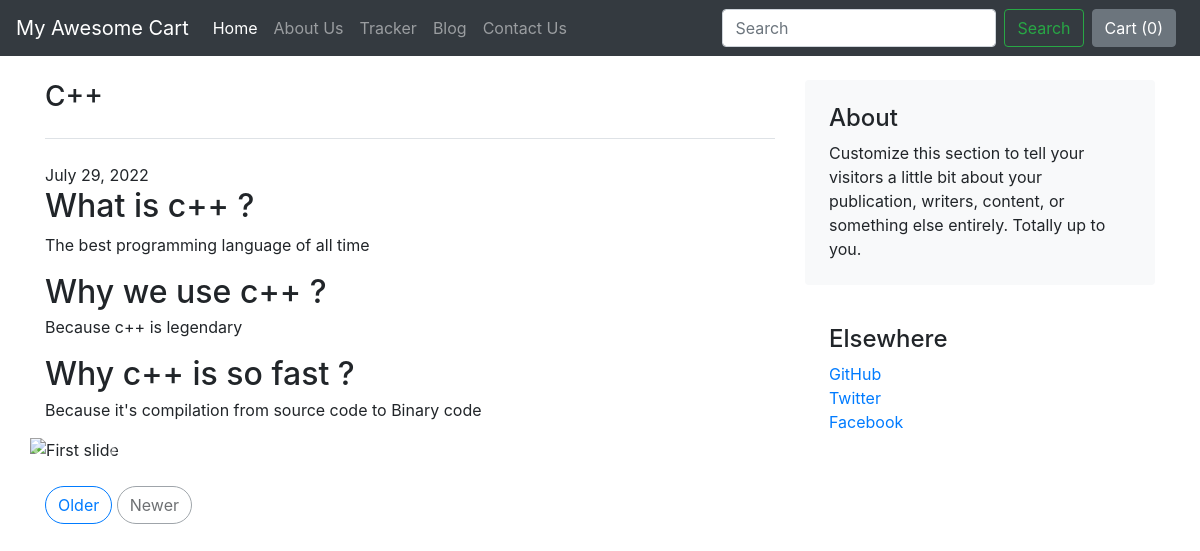
The app's page /blog/blogpost/4 with its own data.
### blog/models.py (models this page shows)
class Blogpost(models.Model):
    post_id = models.AutoField(primary_key=True)
    title = models.CharField(max_length=50)
    head0 = models.CharField(max_length=500, default="")
    head_content0 = models.CharField(max_length=5000, default="")
    head1 = models.CharField(max_length=500, default="")
    head_content1 = models.CharField(max_length=5000, default="")
    head2 = models.CharField(max_length=500, default="")
    head_content2 = models.CharField(max_length=5000, default="")
    pub_date = models.DateField()
    thumbnail = models.ImageField(upload_to='blog/images', default="")
    def __str__(self):
        return self.title

### blog/views.py (the view)
# urls.py: path('blogpost/<int:id>', views.blogpost, name='blogHome')
def blogpost(request, id):
    post = Blogpost.objects.filter(post_id = id)[0]
    print("post = ", post)
    return render(request, 'blog/blogpost.html', {'post': post})

### blog/templates/blog/blogpost.html (shortened to what this page needs)
{% extends 'blog/basic.html' %}
{% block body %}
<div class="container my-4">
    <div class="row g-5" bis_skin_checked="1">
        <div class="col-md-8" bis_skin_checked="1">
            <h3 class="pb-4 mb-4 fst-italic border-bottom">
                {{post.title}}
            </h3>
            <span>{{post.pub_date}}</span>
            <article class="blog-post">
                <h2>{{post.head0}}</h2>
                <p>{{post.head_content0}}</p>
            </article>
            <article class="blog-post">
                <h2 class="blog-post-title mb-1">{{post.head1}}</h2>
                <p>{{post.head_content1}}</p>
            </article>
            <article class="blog-post">
                <h2 class="blog-post-title mb-1">{{post.head2}}</h2>
                <p>{{post.head_content2}}</p>
            </article>
            <div class="row">
                <div id="carouselExampleControls" class="carousel slide" data-ride="carousel">
                    <div class="carousel-inner">
                      <div class="carousel-item active">
                        <img class="d-block w-100" src="..." alt="First slide">
                      </div>
                    </div>
                    <a class="carousel-control-prev" href="#carouselExampleControls" role="button" data-slide="prev">
                      <span class="carousel-control-prev-icon" aria-hidden="true"></span>
                    </a>
                    <a class="carousel-control-next" href="#carouselExampleControls" role="button" data-slide="next">
                      <span class="carousel-control-next-icon" aria-hidden="true"></span>
                    </a>
                  </div>
            </div>
            <nav class="blog-pagination mt-4" aria-label="Pagination">
                <a class="btn btn-outline-primary rounded-pill" href="#">Older</a>
                <a class="btn btn-outline-secondary rounded-pill disabled">Newer</a>
            </nav>
        </div>
        <div class="col-md-4" bis_skin_checked="1">
            <div class="position-sticky" style="top: 2rem;" bis_skin_checked="1">
                <div class="p-4 mb-3 bg-light rounded" bis_skin_checked="1">
                    <h4 class="fst-italic">About</h4>
                    <p class="mb-0">Customize this section to tell your visitors a little bit about your publication,
                        writers, content, or something else entirely. Totally up to you.</p>
                </div>
                <div class="p-4" bis_skin_checked="1">
                    <h4 class="fst-italic">Elsewhere</h4>
                    <ol class="list-unstyled">
                        <li><a href="#">GitHub</a></li>
                        <li><a href="#">Twitter</a></li>
                        <li><a href="#">Facebook</a></li>
                    </ol>
                </div>
            </div>
        </div>
    </div>
</div>
{% endblock %}

### records on screen
Blogpost: title "C++", pub_date "July 29, 2022", head0 "What is c++ ?", head_content0 "The best programming language of all time", head1 "Why we use c++ ?", head_content1 "Because c++ is legendary", head2 "Why c++ is so fast ?", head_content2 "Because it's compilation from source code to Binary code"
